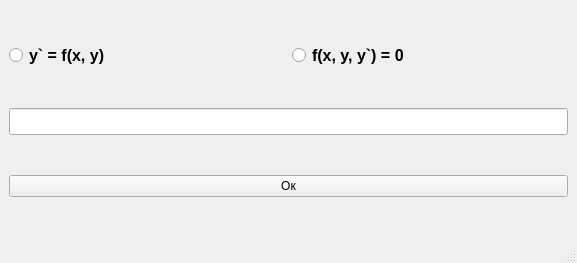
<?xml version="1.0" encoding="UTF-8"?>
<ui version="4.0">
 <class>MainWindow</class>
 <widget class="QMainWindow" name="MainWindow">
  <property name="geometry">
   <rect>
    <x>0</x>
    <y>0</y>
    <width>577</width>
    <height>263</height>
   </rect>
  </property>
  <property name="windowTitle">
   <string>MainWindow</string>
  </property>
  <widget class="QWidget" name="centralwidget">
   <layout class="QHBoxLayout" name="horizontalLayout">
    <item>
     <layout class="QGridLayout" name="gridLayout">
      <item row="0" column="1">
       <widget class="QRadioButton" name="scnd_type">
        <property name="font">
         <font>
          <pointsize>12</pointsize>
          <weight>75</weight>
          <bold>true</bold>
         </font>
        </property>
        <property name="text">
         <string>f(x, y, y`) = 0</string>
        </property>
       </widget>
      </item>
      <item row="1" column="0" colspan="2">
       <widget class="QLineEdit" name="func">
        <property name="font">
         <font>
          <pointsize>12</pointsize>
         </font>
        </property>
       </widget>
      </item>
      <item row="2" column="0" colspan="2">
       <widget class="QPushButton" name="ok">
        <property name="text">
         <string>Ок</string>
        </property>
       </widget>
      </item>
      <item row="0" column="0">
       <widget class="QRadioButton" name="fst_type">
        <property name="font">
         <font>
          <pointsize>12</pointsize>
          <weight>75</weight>
          <bold>true</bold>
         </font>
        </property>
        <property name="text">
         <string>y` = f(x, y)</string>
        </property>
       </widget>
      </item>
     </layout>
    </item>
   </layout>
  </widget>
  <widget class="QMenuBar" name="menubar">
   <property name="geometry">
    <rect>
     <x>0</x>
     <y>0</y>
     <width>577</width>
     <height>26</height>
    </rect>
   </property>
  </widget>
  <widget class="QStatusBar" name="statusbar"/>
 </widget>
 <resources/>
 <connections/>
</ui>
